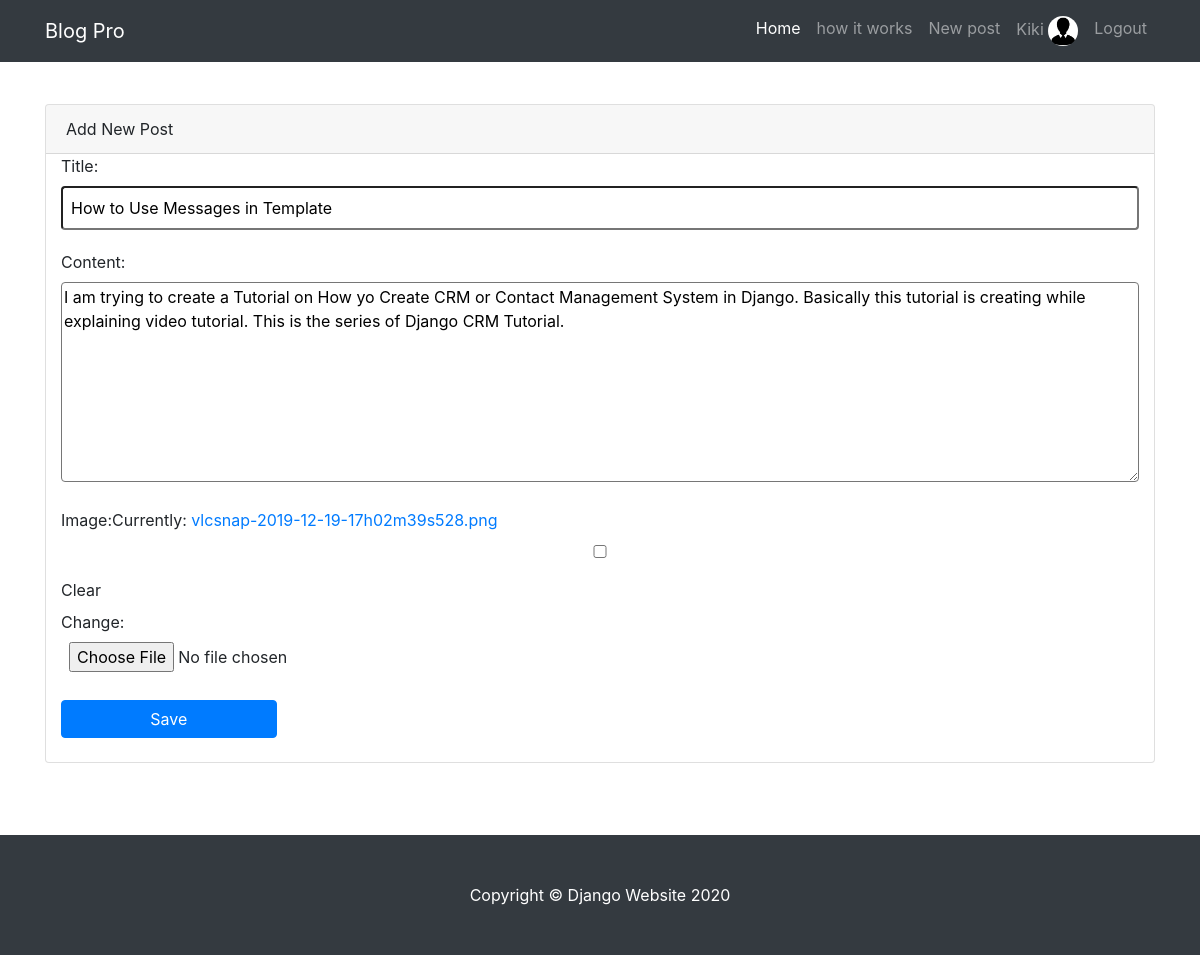
Page /post/30/update/ (signed in) on the committed database.
### users/models.py (models this page shows, shortened)
class Profile(models.Model):
    user = models.OneToOneField(User, on_delete=models.CASCADE)
    image = models.ImageField(default='profile_pics/default.JPG', upload_to='profile_pics')

### blog_app/models.py (models this page shows, shortened)
class Post(models.Model):
	objects = models.Manager()      #Our default Manager
	published = PublishedManager()  #Our Custom Model Manager
	STATUS_CHOICES={
     ('draft','Draft'),
     ('published','Published'),
    }
	title = models.CharField(max_length=100)
	content = models.TextField()
	author = models.ForeignKey(User,null=True, blank=True, on_delete=models.CASCADE)
	date_posted = models.DateTimeField(default=timezone.now)
	status =models.CharField(max_length=10,choices=STATUS_CHOICES,default='published')
	image = models.ImageField(null=True, blank=True)
	likes =  models.ManyToManyField(User, related_name='likes', blank=True)
	favourite = models.ManyToManyField(User, related_name='favourite', blank=True)

### blog_app/views.py (the view, shortened to what this page needs)
# urls.py: path('post/<int:pk>/update/', PostUpdateView.as_view(), name='post-update'),
class PostUpdateView(LoginRequiredMixin, UserPassesTestMixin,SuccessMessageMixin, UpdateView):
    model = Post
    success_url = '/'
    success_message = "Article successfully Updated"
    fields = ['title', 'content','image']
    def test_func(self):
        post = self.get_object()
        if self.request.user == post.author:
            return True
        return False

### blog_app/templates/blog_app/post_form.html (shortened to what this page needs)
{% extends 'blog_app/main.html' %}
{% load static %}
{% block content %}
<div class="container">
    <div class="card card-register mx-auto mt-5">
      <div class="card-header">Add New Post</div>
      <div class="col-md-12">
        <form method="POST" action="" enctype="multipart/form-data">
            {{ form}}
            <br>
            <button type="submit" class="btn btn-primary">Save</button><br><br>
          </form>
      </div>
    </div>
    <br><br><br>
  </div>
{% endblock content %}

### blog_app/templates/blog_app/navbar.html (shortened to what this page needs)
<nav class="navbar navbar-expand-lg navbar-dark bg-dark fixed-top">
    <div class="container">
      <a class="navbar-brand" href="{% url 'home' %}">Blog Pro</a>
      <div class="collapse navbar-collapse" id="navbarResponsive">
        <ul class="navbar-nav ml-auto">
          <li class="nav-item active">
            <a class="nav-link" href="{% url 'home' %}">Home
            </a>
          </li>
          <li class="nav-item">
            <a class="nav-link" href="{% url 'how-it-works' %}">how it works</a>
          </li>
          {% if user.is_authenticated %}
          <li class="nav-item">
            <a class="nav-link" href="{% url 'new-post' %}">New post</a>
          </li>
          <li class="nav-item">
            <a class="nav-link" href="{% url 'profile' %}">{{ request.user|capfirst }}
                <img src="{{ request.user.profile.image.url }}" alt="" class="icon-circle">
            </a>
          </li>
          <li class="nav-item">
            <a class="nav-link" href="{% url 'logout' %}">Logout</a>
          </li>
          {% endif %}
        </ul>
      </div>
    </div>
  </nav>

### static/css/blog-home.css (style rules this page uses)
body { padding-top: 54px; }
@media (min-width: 992px) { body { padding-top: 56px; } }

### static/css/blog-post.css (style rules this page uses)
body { padding-top: 54px; }
@media (min-width: 992px) { body { padding-top: 56px; } }

### static/css/input.css (style rules this page uses)
.col-md-12 input { width: 100%; margin: 0 0 20px; padding: 8px; border-radius: 4px; outline: 0; }
.col-md-12 textarea { width: 100%; height: 200px; margin: 0 0 20px; border-radius: 4px; outline: 0; }
.col-md-12 button { width: 20%; cursor: pointer; border-radius: 4px; outline: 0; }
.icon-circle { max-width: 30px; max-height: 30px; border-radius: 50%; }

### rows in the picture
Post: title "How to Use Messages in Template", content "I am trying to create a Tutorial on How yo Create CRM or Contact Management System in Django. Basically this tutorial is creating while explaining video tutorial. This is the series of Django CRM Tutorial."

### other values in the picture
{{ request.user|capfirst }} "Kiki"
